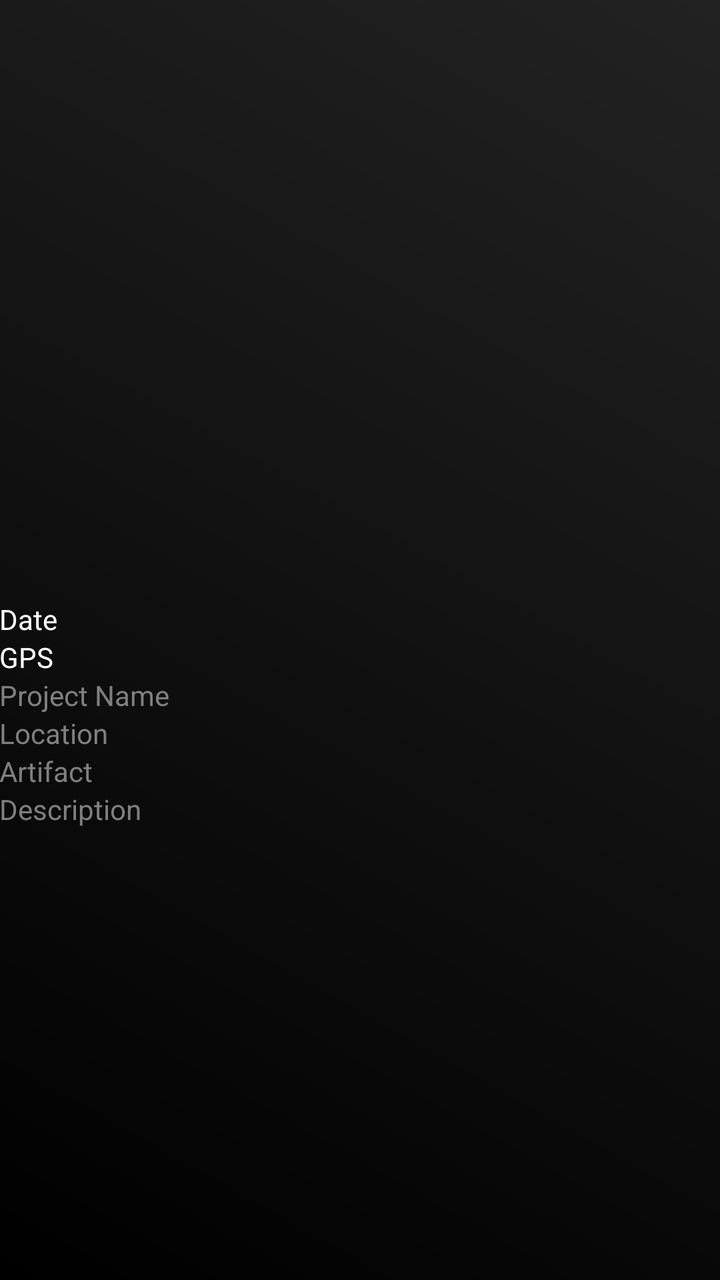
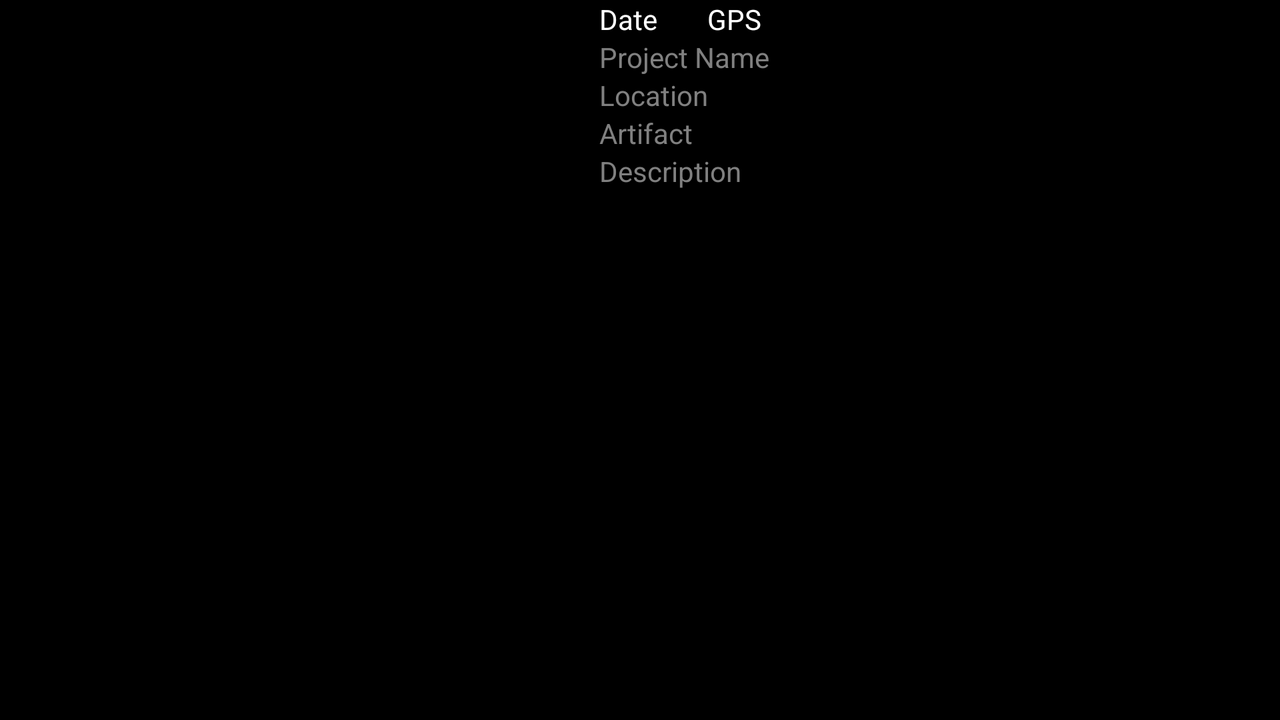

Compare how this app lays out the same screen by default and in its alternative resource folder. The renders come first, then the two layout files and the values they reference.
<!-- AndroidManifest.xml: application theme AppTheme -->
<!-- res/layout/activity_image_details.xml -->
<RelativeLayout xmlns:android="http://schemas.android.com/apk/res/android"
    xmlns:tools="http://schemas.android.com/tools"
    android:layout_width="match_parent"
    android:layout_height="match_parent"
    android:paddingBottom="@dimen/activity_vertical_margin"
    android:paddingLeft="@dimen/activity_horizontal_margin"
    android:paddingRight="@dimen/activity_horizontal_margin"
    android:paddingTop="@dimen/activity_vertical_margin"
    tools:context="com.github.IArch.ImageDetails" 
    android:background="@drawable/background_tile">

    <ImageView
    	android:id="@+id/imageView1"
        android:layout_width="wrap_content"
    	android:layout_height="300dp"
        />
    
    <TextView
        android:id="@+id/date"
        android:layout_width="wrap_content"
        android:layout_height="wrap_content"
        android:layout_below="@+id/imageView1"
        android:layout_alignLeft="@+id/imageView1"
        android:text="@string/date" 
        android:textColor="#FFFFFF"/>

    <TextView
        android:id="@+id/textView1"
        android:layout_width="wrap_content"
        android:layout_height="wrap_content"
        android:layout_alignLeft="@+id/imageView1"
        android:layout_below="@+id/date"
        android:text="@string/gps"
        android:textColor="#FFFFFF"/>

    <TextView
        android:id="@+id/project_name"
        android:layout_width="fill_parent"
        android:layout_height="wrap_content"
        android:layout_alignLeft="@+id/imageView1"
        android:layout_below="@+id/textView1"
        android:hint="@string/project_hint"
        android:textColor="#FFFFFF" />
    
     <TextView
        android:id="@+id/location_name"
        android:layout_width="fill_parent"
        android:layout_height="wrap_content"
        android:layout_alignLeft="@+id/imageView1"
        android:layout_below="@+id/project_name"
        android:hint="@string/location_hint"
        android:textColor="#FFFFFF"/>
    
    <TextView
        android:id="@+id/artifact_name"
        android:layout_width="fill_parent"
        android:layout_height="wrap_content"
        android:layout_alignLeft="@+id/imageView1"
        android:layout_below="@+id/location_name"
        android:hint="@string/artifact_hint"
        android:textColor="#FFFFFF" />

    <TextView
        android:id="@+id/description"
        android:layout_width="fill_parent"
        android:layout_height="wrap_content"
        android:layout_alignLeft="@+id/imageView1"
        android:layout_below="@+id/artifact_name"
        android:hint="@string/description_hint"
        android:textColor="#FFFFFF" />
    
</RelativeLayout>
<!-- resources referenced by this layout -->
<resources>
  <!-- drawable background_tile (drawable) -->
  <?xml version="1.0" encoding="utf-8"?>
    
  
  <shape xmlns:android="http://schemas.android.com/apk/res/android"
      android:shape="rectangle">
      <gradient
          android:angle="45"
          android:startColor="#000000"
          android:endColor="#222222"
          android:type="linear"/>
  </shape>
  <string name="artifact_hint">Artifact</string>
  <string name="date">Date</string>
  <string name="description_hint">Description</string>
  <string name="gps">GPS</string>
  <string name="location_hint">Location</string>
  <string name="project_hint">Project Name</string>
  <style name="AppTheme" parent="AppBaseTheme">
          <item name="android:textColor">#FFFFFF</item>
          <item name="android:panelFullBackground">@android:color/black</item>
           
          
          
          
      </style>
  <style name="AppBaseTheme" parent="android:Theme.Holo">
          
      </style>
</resources>
<!-- res/layout-land/activity_image_details.xml (the repository's variant of the layout above) -->
<!-- drawn on the phone turned sideways -->
<RelativeLayout xmlns:android="http://schemas.android.com/apk/res/android"
    xmlns:tools="http://schemas.android.com/tools"
    android:layout_width="match_parent"
    android:layout_height="match_parent"
    android:paddingBottom="@dimen/activity_vertical_margin"
    android:paddingLeft="@dimen/activity_horizontal_margin"
    android:paddingRight="@dimen/activity_horizontal_margin"
    android:paddingTop="@dimen/activity_vertical_margin"
    tools:context="com.github.IArch.ImageDetails" >

    <ImageView
    	android:id="@+id/imageView1"
        android:layout_width="300dp"
    	android:layout_height="wrap_content"
         />
    
    <TextView
        android:id="@+id/date"
        android:layout_width="wrap_content"
        android:layout_height="wrap_content"
        android:layout_alignTop="@+id/imageView1"
        android:layout_toRightOf="@+id/imageView1"
        android:text="@string/date" />

    <TextView
        android:id="@+id/textView1"
        android:layout_width="wrap_content"
        android:layout_height="wrap_content"
        android:layout_alignTop="@+id/imageView1"
        android:layout_toRightOf="@+id/date"
        android:layout_marginLeft="25dp"
        android:text="@string/gps"
        android:textAppearance="?android:attr/textAppearanceSmall" />
    
    <TextView
        android:id="@+id/project_name"
        android:layout_width="fill_parent"
        android:layout_height="wrap_content"
        android:layout_alignLeft="@+id/date"
        android:layout_below="@+id/textView1"
        android:hint="@string/project_hint"
    />
    
    <TextView
        android:id="@+id/location_name"
        android:layout_width="fill_parent"
        android:layout_height="wrap_content"
        android:layout_alignLeft="@+id/date"
        android:layout_below="@+id/project_name"
        android:hint="@string/location_hint"
    />
    
    
    <TextView
        android:id="@+id/artifact_name"
        android:layout_width="fill_parent"
        android:layout_height="wrap_content"
        android:layout_alignLeft="@+id/date"
        android:layout_below="@+id/location_name"
        android:hint="@string/artifact_hint"
         />

    <TextView
        android:id="@+id/description"
        android:layout_width="fill_parent"
        android:layout_height="wrap_content"
        android:layout_alignLeft="@+id/date"
        android:layout_below="@+id/artifact_name"
        android:hint="@string/description_hint"
         />
    
</RelativeLayout>
<!-- resources referenced by the variant -->
<!-- as the phone turned sideways resolves them -->
<resources>
  <string name="artifact_hint">Artifact</string>
  <string name="date">Date</string>
  <string name="description_hint">Description</string>
  <string name="gps">GPS</string>
  <string name="location_hint">Location</string>
  <string name="project_hint">Project Name</string>
  <style name="AppTheme" parent="AppBaseTheme">
          <item name="android:textColor">#FFFFFF</item>
          <item name="android:panelFullBackground">@android:color/black</item>
           
          
          
          
      </style>
  <style name="AppBaseTheme" parent="android:Theme.Holo">
          
      </style>
</resources>
